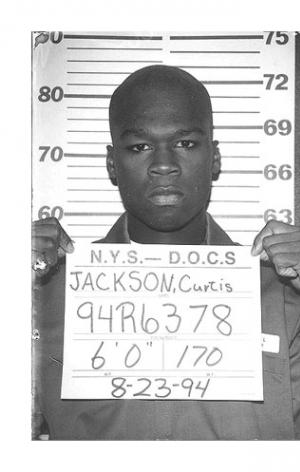
#> input picture data/1.jpg, 300 x 472 px; its folder holds only this picture in this run
$ python -i main_pca.py   (imports and definitions only)   (Python 2 division)
#> lines starting #> are read from the running program, lines starting #| are printed output that depends on the picture
import cv2
import numpy as np
import random
import cPickle as pickle
#import os
#import sys
from django import template
#from scipy.fftpack import fft
from numpy import *
from pylab import *
from cmath import *
#import imagehash
from PIL import Image

FOLDER = "data"
LIMIT = 423 #limits the number of images to be considered as part of the database
SIZE = 50 #size of reshaped faces
count_useless_images = 0
TOTAL_NO_IMAGES = 100
NO_SIMILAR = 10
MEMORY = 'memory_file_fft.dat'
RESULTS = 'results'

#List containing names of the images
NAME = range(1, LIMIT+1)
NAME = [str(i) for i in NAME]

#Cascade for the face
CASC_PATH = 'lbpcascades/lbpcascade_frontalface.xml'#'haarcascades/haarcascade_frontalface_alt.xml'
FACE_CASCADE = cv2.CascadeClassifier(CASC_PATH)

def preprocess(image, name):

    """Converts the image to gray scale and also resizes the image"""

    global SIZE, count_useless_images
    try:
        image = cv2.cvtColor(image, cv2.COLOR_BGR2GRAY)
    except:
#        print name, "rgb prob"
        image = None
        count_useless_images += 1
        return image

    faces = FACE_CASCADE.detectMultiScale(image)
#    print name, faces
    if ((len(faces) > 1) or (len(faces) == 0)):
        image = None
        count_useless_images += 1
# [4 lines of commented-out code are left out]
        return image

    for (x,y,w,h) in faces:
        image = image[y:y+h, x:x+w]

    if len(image) == 0 or image == []:
        count_useless_images += 1
        image = None
    else:
        try:
            image = cv2.resize(image, (SIZE, SIZE))
        except:
#            print image, "resize bullshit, is the type of the image"
            image = None

#    if image is not None:
#        cv2.imshow("face", image)
#        cv2.waitKey(0)
    return image

# [13 lines left out: function normalize_and_flatten, not called in this run]

def init():

    """Load the images and the dataset randomly so as to not hamper training"""

    data = np.zeros(shape=(LIMIT, SIZE*SIZE))
    images = []
#    k = 0
    for itr in range(LIMIT):

        img = cv2.imread(FOLDER + "/" + NAME[itr] + ".jpg")
#> img is the input picture: shape (472, 300, 3); min 30, max 255, mean 200.5
        img = preprocess(img, NAME[itr])
#> in preprocess, `faces = FACE_CASCADE.detectMultiScale(image)`: faces = [[117, 107, 94, 94]]
#> the loop in preprocess, `for (x,y,w,h) in faces:` made 1 pass
#> pass 1, in preprocess, `image = image[y:y+h, x:x+w]`:
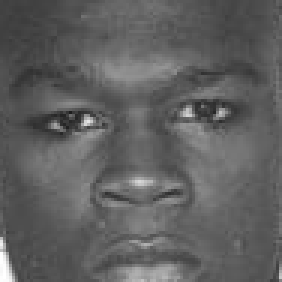
#> image: shape (94, 94) (shown 3 times larger); min 30, max 255, mean 95.7
        if img is None:
            continue
        images.append(img)
#        print img[50,50]
#        cv2.imshow("face", img)
#        cv2.waitKey(0)
        data[itr] = normalize_and_flatten(img)
#        k += 1
        data = np.array(data).astype('float32')
    return [data, images]

# [155 lines left out: functions run_pca, pca_single_image, distance, compare_images, main, not called in this run]
# [1 line not run here, left out]

#> (the run stopped early here; a loop or call above may not have finished)
